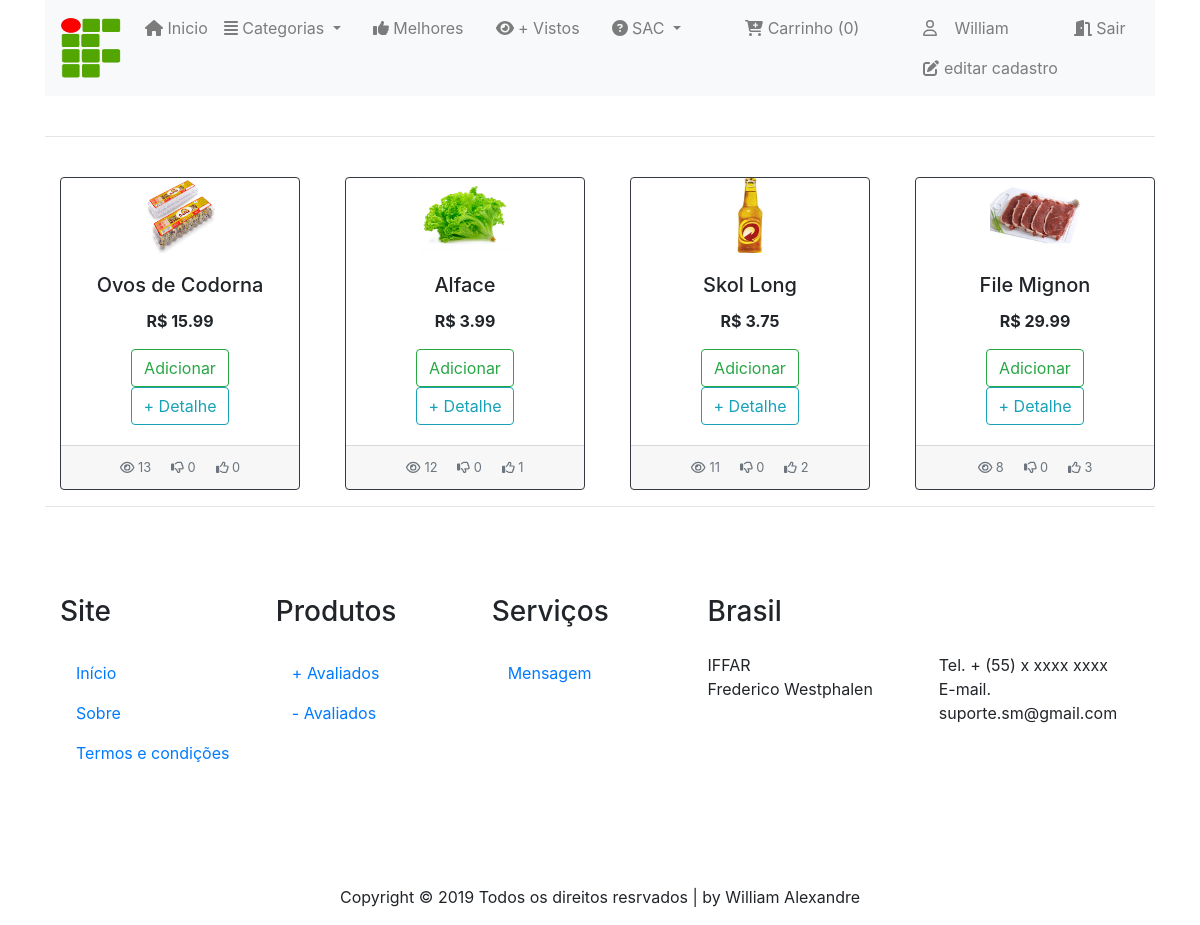
Page /blog/maisvistos (signed in) on the committed database.
### blog/models.py (models this page shows, shortened)
class Produto(models.Model):
   nome = models.CharField(max_length=21)
   marca = models.CharField(default='', max_length=100)
   descricao = models.TextField()
   unidade = models.CharField(max_length=2, choices = UNIDADE_CHOICES) # KG, LT, PÇ
   valor = models.FloatField(default=0.0)
   id_categoria = models.ForeignKey(Categoria, on_delete=models.CASCADE, default=1)
   quantidade = models.IntegerField(default=0)
   foto = models.FileField(upload_to="%Y/%m/%d/", blank=True)
   data_cadastro = models.DateTimeField(default=timezone.now)
   visualizacoes = models.IntegerField(default=0)
   curtidas = models.IntegerField(default=0)
   descurtidas = models.IntegerField(default=0)
   class Meta:
      ordering = ['nome']

### blog/views.py (the view)
# urls.py: path('maisvistos', views.maisvistos, name='maisvistos'),
def maisvistos(request):
   if request.user.is_authenticated == False:
      form = FormLogin()
      contexto = {"form": form, "mensagem": "Apenas usuários logados podem ver as avaliações."}
      return render(request, 'blog/autenticacao.html', contexto)
   lista_produtos = Produto.objects.order_by("-visualizacoes")[0:4]
   contexto = {'lista_produtos': lista_produtos}
   return render(request, 'blog/maisvistos.html', contexto)

### blog/templates/blog/maisvistos.html (shortened to what this page needs)
{% extends 'blog/base.html' %}
{% load static %}
{% block content %}
 <br>
 <hr>
 <center>
<div class="content_wrapper row">
	<div id="content_area" class="col-sm-12">
		{% if lista_produtos %}
			<div class="card-deck">
				{% for p in lista_produtos %}
				<div class="col-sm-3">
					<br>
					<div class="card border-dark" style="width: 15rem;">
						<center>
							<img src="/blog/media/{{ p.foto }}" height='75px' width="90px" alt="imagem não disponivel">
						</center>
						<div class="card-body">
							<h5 class="card-title"> {{p.nome}} </h5>
							<p class="card-text"> <b> R$ {{p.valor}} </b> </p>
							{% if p.quantidade <= 0 %}
							<p style="color: red;"> SEM ESTOQUE </p>
							{% else %}
							<a href="#" class="btn btn-outline-success"> Adicionar </a>
							<a href="/blog/{{p.id}}/detalhe_produto" class="btn btn-outline-info"> + Detalhe </a>
							{% endif %}
						</div>
						<div class="card-footer">
							<small class="text-muted">
								<i class="far fa-eye"></i> {{ p.visualizacoes }}
								<i class="far fa-thumbs-down"></i> {{ p.descurtidas }}
								<i class="far fa-thumbs-up"></i> {{ p.curtidas }}
							</small>
						</div>
					</div>
				</div>
				{% endfor %}
			</div>
			{% else %}
			<div class="text-center mt-5 mb-5 jumbotron">
				<h5> Ainda não há acessos suficientes nos produtos cadastrados </h5>
			</div>
			{% endif %}
	</div>
</div>
</center>
 <hr>
{% endblock %}

### blog/templates/blog/base.html (shortened to what this page needs)
{% load static %}
<html>
<head>
	<link rel="stylesheet" href="{% static '/blog/css/bootstrap.min.css' %}">
	<link rel="stylesheet" href="{% static '/blog/css/all.css' %}">
	<link rel="stylesheet" href="{% static '/blog/estilos.css' %}" >
</head>
<body>
	<div class="container">
		<nav class="navbar navbar-expand-lg navbar-light bg-light">
			<a class="navbar-brand" href="/blog"> <img src="{% static '/blog/logoIf.gif' %}" width="60px" height="60px"></a>
			<div class="collapse navbar-collapse" id="navbarNavAltMarkup">
				<div class="navbar-nav">
					{% if user.is_authenticated %}
					<a class="nav-item nav-link" href="/blog/produtos"> <i class="fas fa-home"></i> Inicio </a>
					<li class="nav-item dropdown">
					<a class="nav-link dropdown-toggle" href="#" id="navbarDropdown" role="button" data-toggle="dropdown" aria-haspopup="true" aria-expanded="false">
						<i class="fas fa-align-justify"></i> Categorias
					</a>
		  			</li>
					<a class="nav-item nav-link" href="/blog/melhoravaliado"> <i class="fas fa-thumbs-up"></i> Melhores </a>
					<a class="nav-item nav-link" href="/blog/maisvistos"> <i class="fas fa-eye"></i> + Vistos </a>
					<li class="nav-item dropdown">
						<a class="nav-link dropdown-toggle" href="#" id="navbarDropdown" role="button" data-toggle="dropdown" aria-haspopup="true" aria-expanded="false"> <i class="fas fa-question-circle"></i> SAC </a>
					</li>
					<a class="nav-item nav-link" href="#"> <i class="fas fa-cart-plus"></i> Carrinho (0)</a>
					<li>
						<a class="nav-item nav-link" href="#"> <i class="far fa-user"></i> &ensp; {{ user.first_name }} </a>
						<a class="nav-item nav-link" href="#"> <i class="fas fa-edit"></i> editar cadastro </a>
					</li>
					<a class="nav-item nav-link" href="/blog/sair">  <i class="fas fa-door-open"></i> Sair   </a>
					{% endif %}
				</div>
			</div>
		</nav>
		<div class="content">
			{% block content %}
			{% endblock %}
		</div>
		<br><br><br>
		<footer class="site-footer" style="background-color: ";>
        <div class="container">
        <div class="footer">
		<div class="row">
		  <div class="col-lg-7">
		    <div class="row">
		      <div class="col-6 col-md-4 col-lg-4 mb-5 mb-lg-0">
		        <h3 class="footer-heading mb-4"> Site</h3>
		        <ul class="list-unstyled">
					  <li><a class="nav-item nav-link" href="/blog">Início</a></li>
		          <li><a class="nav-item nav-link" href="/blog/sobre">Sobre</a></li>
		          <li><a class="nav-item nav-link" href="#">Termos e condições</a></li>
		        </ul>
		      </div>
		      <div class="col-6 col-md-4 col-lg-4 mb-5 mb-lg-0">
		        <h3 class="footer-heading mb-4">Produtos</h3>
		        <ul class="list-unstyled">
					  <li><a class="nav-item nav-link" href="/blog/melhoravaliado">+ Avaliados</a></li>
		          <li><a class="nav-item nav-link" href="/blog/pioravaliado">- Avaliados</a></li>
		      </div>
		      <div class="col-6 col-md-4 col-lg-4 mb-5 mb-lg-0">
		        <h3 class="footer-heading mb-4">Serviços</h3>
		        <ul class="list-unstyled">
					  <li><a class="nav-item nav-link" href="/blog/nova_mensagem">Mensagem</a></li>
		        </ul>
		      </div>
		    </div>
		  </div>
		  <div class="col-lg-5">
		    <div class="row mb-5">
		      <div class="col-md-12"><h3 class="footer-heading mb-4">Brasil</h3></div>
		      <div class="col-md-6">
		        <p>IFFAR <br> Frederico Westphalen</p>
		      </div>
		      <div class="col-md-6">
		        Tel. + (55) x xxxx xxxx <br>
		        E-mail. suporte.sm@gmail.com
		      </div>
		    </div>
		  </div>
		</div>
		<div class="row pt-5 mt-5 text-center">
		  <div class="col-md-12">
		    <p>
		    Copyright &copy;  Todos os direitos resrvados | by William Alexandre
		    </p>
		  </div>
		</div>
	    </div>
	    </footer>
	</div>
</body>
</html>

### blog/static/blog/css/all.css (style rules this page uses)
.fa-align-justify:before { content: "\f039"; }
.fa-cart-plus:before { content: "\f217"; }
.fa-door-open:before { content: "\f52b"; }
.fa-eye:before { content: "\f06e"; }
.fa-thumbs-down:before { content: "\f165"; }
.fa-thumbs-up:before { content: "\f164"; }
.fa-user:before { content: "\f007"; }

### rows in the picture
Produto: foto (picture), nome "Ovos de Codorna", valor "15.99", visualizacoes "13", descurtidas "0", curtidas "0"
Produto: foto (picture), nome "Alface", valor "3.99", visualizacoes "12", descurtidas "0", curtidas "1"
Produto: foto (picture), nome "Skol Long", valor "3.75", visualizacoes "11", descurtidas "0", curtidas "2"
Produto: foto (picture), nome "File Mignon", valor "29.99", visualizacoes "8", descurtidas "0", curtidas "3"

### other values in the picture
{{ user.first_name }} "William"
